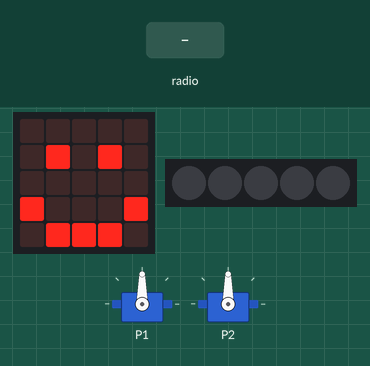
The program below on a simulated BBC micro:bit (MakeCode). Parts: 2 × servo, the board's 5×5 LED display, 5 RGB LEDs in strip order, left to right. The test bench sets the inputs (shaded band). Dim RGB values are drawn brighter than linear.

Above: at 1.2 s.
1.3 s: radio message "RED=1" arrives
At 2.5 s:
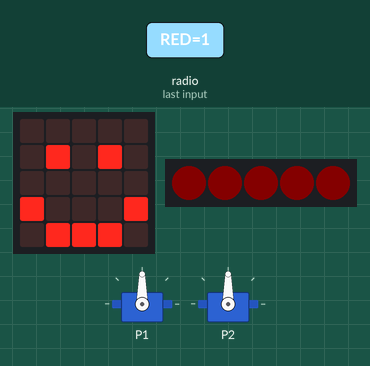
2.8 s: radio message "RED=0" arrives
At 3.8 s:
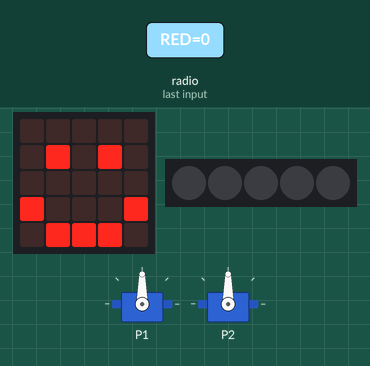
4.3 s: radio message "YELLOW=1" arrives
At 4.9 s:
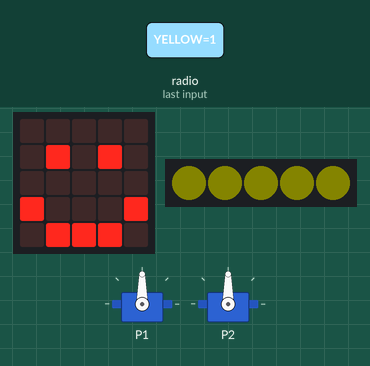
5.8 s: radio message "X=1" arrives
At 7.0 s:
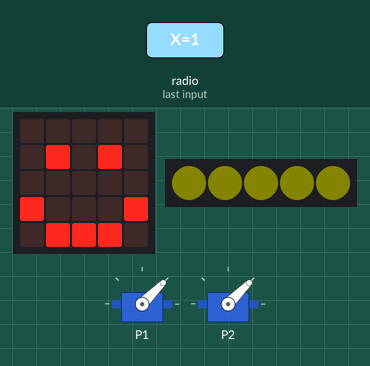
7.3 s: radio message "Y=1" arrives
At 8.3 s:
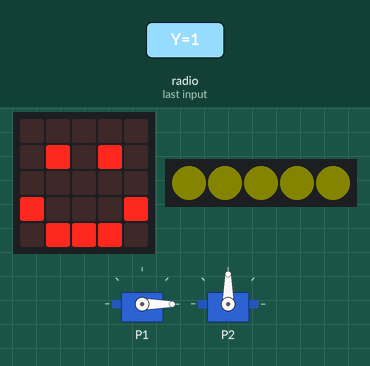
8.8 s: radio message "RED=100" arrives
At 10.1 s:
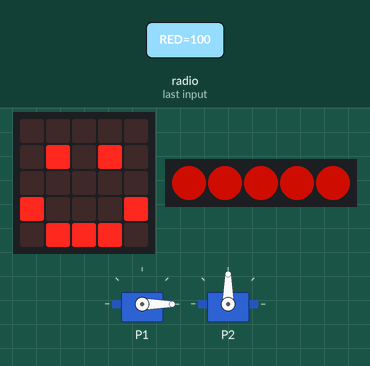
Timing chart, 0 to 11.3 s (numbered marks = the images above; inputs shaded):
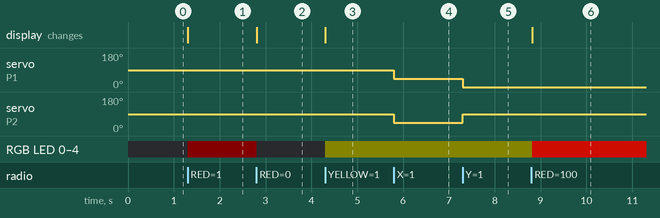

Measured:
- after the input at 1.3 s, RGB LED 0–4: off → RGB(7, 0, 0) at once
- after the input at 2.8 s, RGB LED 0–4: RGB(7, 0, 0) → off at once
- after the input at 4.3 s, RGB LED 0–4: off → RGB(7, 7, 0) at once
- after the input at 5.8 s, servo on P1, servo on P2: 90° → 45° at once
- after the input at 7.3 s, servo on P1: 45° → 0° at once; servo on P2: 45° → 90° at once
- after the input at 8.8 s, RGB LED 0–4: RGB(7, 7, 0) → RGB(117, 7, 0) at once

The program:

main.ts
```typescript
radio.onReceivedValue(function (name, value) {
    if (name == "X") {
        X = value / 1023 * 2 - 1
    }
    if (name == "Y") {
        Y = value / 1023 * 2 - 1
    }
    if (name == "RED") {
        RED = value * 15
    }
    if (name == "YELLOW") {
        YELLOW_R = value * 15
        YELLOW_G = value * 15
    }
    if (name == "GREEN") {
        GREEN = value * 15
    }
    if (name == "BLUE") {
        BLUE = value * 15
    }
    if (name == "A") {
        A = value
    }
    if (name == "B") {
        B = value
    }
})
let B = 0
let A = 0
let BLUE = 0
let GREEN = 0
let YELLOW_G = 0
let YELLOW_R = 0
let RED = 0
let Y = 0
let X = 0
radio.setGroup(1)
let strip = neopixel.create(DigitalPin.P0, 5, NeoPixelMode.RGB)
basic.forever(function () {
    pins.servoWritePin(AnalogPin.P1, ((X + Y) / 4 + 0.5) * 180)
    pins.servoWritePin(AnalogPin.P2, ((X - Y) / 4 + 0.5) * 180)
})
basic.forever(function () {
    strip.showColor(neopixel.rgb(RED + YELLOW_R, GREEN + YELLOW_G, BLUE))
})
basic.forever(function () {
    if (A == 1) {
        if (B == 1) {
            basic.showIcon(IconNames.Heart)
        } else {
            basic.showIcon(IconNames.Diamond)
        }
    } else {
        if (B == 1) {
            basic.showIcon(IconNames.No)
        } else {
            basic.showIcon(IconNames.Happy)
        }
    }
})
```

test.ts
```typescript
// テストはここに来ます。このパッケージが拡張機能として使用されるときにはコンパイルされません。
```
